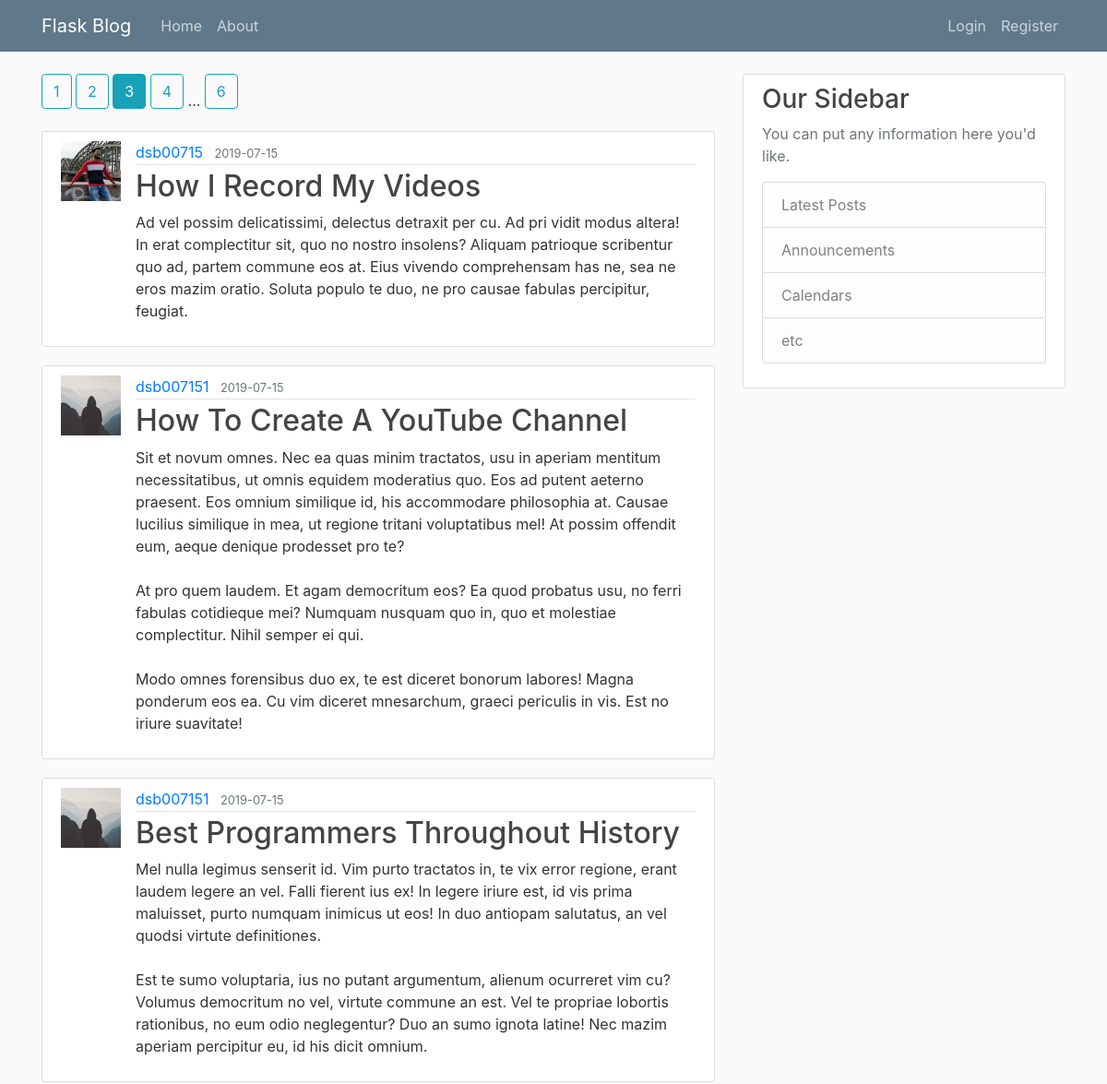
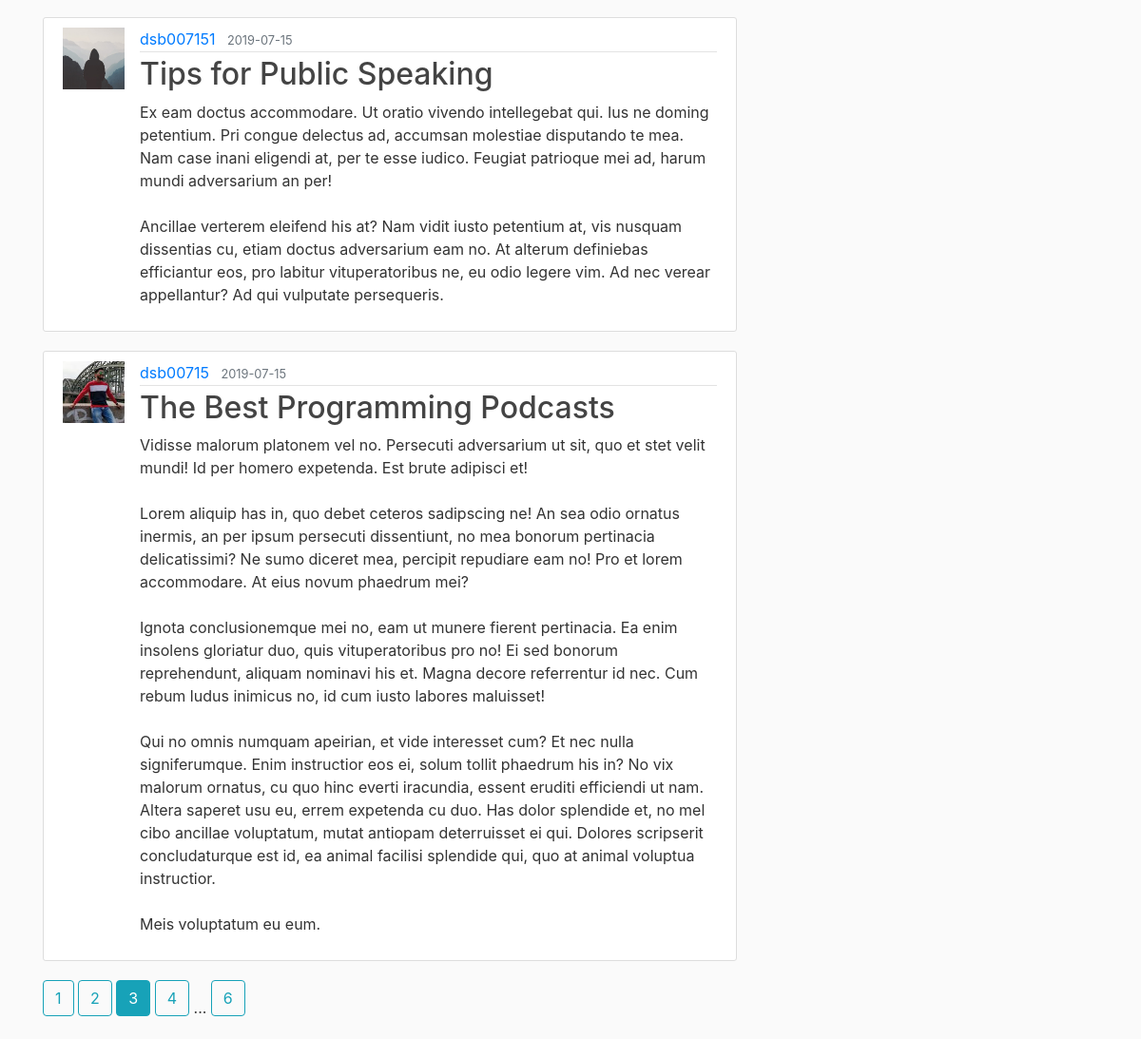
Screenshot of /home?page=3 with the database file from the repository (2 pictures, top to bottom).
### app/models.py (models this page shows, shortened)
class Post(_db.Model):
    id = _db.Column(_db.Integer, primary_key=True)
    title = _db.Column(_db.String(100), nullable=False)
    date_posted = _db.Column(_db.DateTime, nullable=False, default=datetime.utcnow)
    content = _db.Column(_db.Text, nullable=False)
    user_id = _db.Column(_db.Integer, _db.ForeignKey('user.id'), nullable=False)

class User(_db.Model, UserMixin):
    id = _db.Column(_db.Integer, primary_key=True)
    username = _db.Column(_db.String(20), unique=True, nullable=False)
    email = _db.Column(_db.String(120), unique=True, nullable=False)
    image_file = _db.Column(_db.String(20), default='default.jpg')
    password = _db.Column(_db.String(60), nullable=False)
    posts = _db.relationship('Post', backref='author', lazy=True)

### app/main/routes.py (the view)
@main.route('/')
@main.route('/home')
def home_page():
    page = request.args.get('page', 1, type=int)
    posts = Post.query.order_by(Post.date_posted.desc()).paginate(page=page, per_page=5)
    return render_template('home.html', posts=posts)

### app/templates/home.html
<!DOCTYPE html>
{% extends "layout.html" %}
{% block content %}
    {% include "pagination.html" %}
    {% for post in posts.items %}
        <article class="media content-section">
            <img class="rounder-circle article-img"
                 src="{{ url_for('static', filename='profile_pics/' + post.author.image_file) }}" alt="">
            <div class="media-body">
                <div class="article-metadata">
                    <a class="mr-2" href="{{ url_for('users.user_post', username=post.author.username) }}">{{ post.author.username }}</a>
                    <small class="text-muted">{{ post.date_posted.strftime('%Y-%m-%d') }}</small>
                </div>
                <h2><a class="article-title" href="{{ url_for('posts.post', post_id=post.id) }}">{{ post.title }}</a></h2>
                <p class="article-content">{{ post.content }}</p>
            </div>
        </article>
    {% endfor %}
    {% include "pagination.html" %}
{% endblock content %}

### app/static/main.css (style rules this page uses)
body { background: #fafafa; color: #333333; margin-top: 5rem; }
h1, h2, h3, h4, h5, h6 { color: #444444; }
.content-section { background: #ffffff; padding: 10px 20px; border: 1px solid #dddddd; border-radius: 3px; margin-bottom: 20px; }
.article-title { color: #444444; }
.article-content { white-space: pre-line; }
.article-img { height: 65px; width: 65px; margin-right: 16px; }
.article-metadata { padding-bottom: 1px; margin-bottom: 4px; border-bottom: 1px solid #e3e3e3 }

### rows the page displays
Post: image_file (picture), author.username "dsb00715", date_posted "2019-07-15", title "How I Record My Videos", content "Ad vel possim delicatissimi, delectus detraxit per cu. Ad pri vidit modus altera! In erat complectitur sit, quo no nostro insolens? Aliquam patrioque scribentur quo ad, partem commune eos at. Eius vivendo comprehensam has ne, sea ne eros mazim oratio. Soluta populo te duo, ne pro causae fabulas percipitur, feugiat."
Post: image_file (placeholder picture), author.username "dsb007151", date_posted "2019-07-15", title "How To Create A YouTube Channel", content "Sit et novum omnes. Nec ea quas minim tractatos, usu in aperiam mentitum necessitatibus, ut omnis equidem moderatius quo. Eos ad putent aeterno praesent. Eos omnium similique id, his accommodare philosophia at. Causae lucilius similique in mea, ut regione tritani voluptatibus mel! At possim offendit eum, aeque denique prodesset pro te? At pro quem laudem. Et agam democritum eos? Ea quod probatus usu, no ferri fabulas cotidieque mei? Numquam nusquam quo in, quo et molestiae complectitur. Nihil semper ei qui. Modo omnes forensibus duo ex, te est diceret bonorum labores! Magna ponderum eos ea. Cu vim diceret mnesarchum, graeci periculis in vis. Est no iriure suavitate!"
Post: image_file (placeholder picture), author.username "dsb007151", date_posted "2019-07-15", title "Best Programmers Throughout History", content "Mel nulla legimus senserit id. Vim purto tractatos in, te vix error regione, erant laudem legere an vel. Falli fierent ius ex! In legere iriure est, id vis prima maluisset, purto numquam inimicus ut eos! In duo antiopam salutatus, an vel quodsi virtute definitiones. Est te sumo voluptaria, ius no putant argumentum, alienum ocurreret vim cu? Volumus democritum no vel, virtute commune an est. Vel te propriae lobortis rationibus, no eum odio neglegentur? Duo an sumo ignota latine! Nec mazim aperiam percipitur eu, id his dicit omnium."
Post: image_file (placeholder picture), author.username "dsb007151", date_posted "2019-07-15", title "Tips for Public Speaking", content "Ex eam doctus accommodare. Ut oratio vivendo intellegebat qui. Ius ne doming petentium. Pri congue delectus ad, accumsan molestiae disputando te mea. Nam case inani eligendi at, per te esse iudico. Feugiat patrioque mei ad, harum mundi adversarium an per! Ancillae verterem eleifend his at? Nam vidit iusto petentium at, vis nusquam dissentias cu, etiam doctus adversarium eam no. At alterum definiebas efficiantur eos, pro labitur vituperatoribus ne, eu odio legere vim. Ad nec verear appellantur? Ad qui vulputate persequeris."
Post: image_file (picture), author.username "dsb00715", date_posted "2019-07-15", title "The Best Programming Podcasts", content "Vidisse malorum platonem vel no. Persecuti adversarium ut sit, quo et stet velit mundi! Id per homero expetenda. Est brute adipisci et! Lorem aliquip has in, quo debet ceteros sadipscing ne! An sea odio ornatus inermis, an per ipsum persecuti dissentiunt, no mea bonorum pertinacia delicatissimi? Ne sumo diceret mea, percipit repudiare eam no! Pro et lorem accommodare. At eius novum phaedrum mei? Ignota conclusionemque mei no, eam ut munere fierent pertinacia. Ea enim insolens gloriatur duo, quis vituperatoribus pro no! Ei sed bonorum reprehendunt, aliquam nominavi his et. Magna decore referrentur id nec. Cum rebum ludus inimicus no, id cum iusto labores maluisset! Qui no omnis numquam…"

### other values shown
{{ page_num }} "1" "2" "4" "6" "1" "2" "4" "6"
{{ page_num }} "3" "3"
